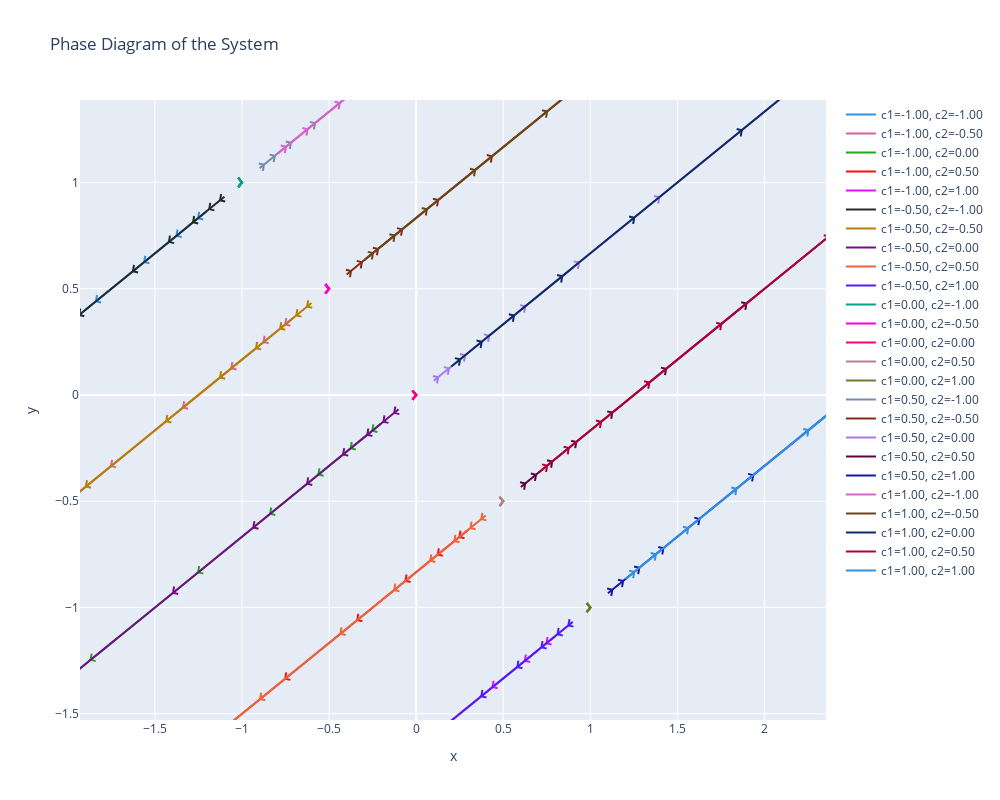

Notebook cell for this chart:
### Markdown cell above
## Ejemplo 1: Eigenvalores distintos, Sección 8.2 Zill 9na edicion

### Code cell
import numpy as np
import plotly.graph_objs as go
import plotly.express as px
import pandas as pd

# Define the reduced time range for the plot
t = np.linspace(-0.4, 0.4, 400)

# Define the constants c1 and c2
c1_values = np.linspace(-1, 1, 5)
c2_values = np.linspace(-1, 1, 5)

# Define a list of colors for the trajectories
colors = px.colors.qualitative.Dark24

# Initialize lists to hold the x, y, and labels
traces = []

# Generate and plot trajectories for different initial conditions
color_idx = 0
for c1 in c1_values:
    for c2 in c2_values:
        x = c1 * np.exp(4 * t) + c2 * np.exp(-t)
        y = (2/3) * c1 * np.exp(4 * t) - c2 * np.exp(-t)
        # x = c1 * np.exp(4 * t) + c2 * np.exp(-0*t)
        # y = (2/3) * c1 * np.exp(4 * t) - c2 * np.exp(-0*t)
        
        # Add the main trajectory
        trace = go.Scatter(
            x=x, y=y, mode='lines', 
            line=dict(color=colors[color_idx % len(colors)]),
            name=f'c1={c1:.2f}, c2={c2:.2f}'
        )
        traces.append(trace)
        
        # Add arrow markers along the trajectory
        arrow_interval = 50  # Add an arrow every 20 time steps
        for i in range(0, len(t) - arrow_interval, arrow_interval):
            x_mid = (x[i] + x[i + arrow_interval]) / 2
            y_mid = (y[i] + y[i + arrow_interval]) / 2
            u = x[i + arrow_interval] - x[i]
            v = y[i + arrow_interval] - y[i]
            angle = np.arctan2(v, u)
            arrow_x = [
                x_mid, 
                x_mid - 0.03 * np.cos(angle + np.pi / 4), 
                x_mid, 
                x_mid - 0.03 * np.cos(angle - np.pi / 4)
            ]
            arrow_y = [
                y_mid, 
                y_mid - 0.03 * np.sin(angle + np.pi / 4), 
                y_mid, 
                y_mid - 0.03 * np.sin(angle - np.pi / 4)
            ]
            arrow_trace = go.Scatter(
                x=arrow_x, y=arrow_y,
                mode='lines',
                line=dict(color=colors[color_idx % len(colors)], width=2),
                showlegend=False
            )
            traces.append(arrow_trace)
        
        color_idx += 1

# Define the layout
layout = go.Layout(
    title='Phase Diagram of the System',
    xaxis=dict(title='x'),
    yaxis=dict(title='y'),
    showlegend=True,
    width=1000,  # Set the width of the plot
    height=800   # Set the height of the plot
)

# Create the figure
fig = go.Figure(data=traces, layout=layout)

# Show the plot
fig.show()

### Figure 1 — Plotly figure (JSON) as saved in the notebook; plotly's stock layout.template omitted (floating-point values rounded to 4 significant figures; data arrays with more than 128 entries replaced by an {"elided": "..."} marker saying what was removed)
{"data": [{"line": {"color": "#2E91E5"}, "mode": "lines", "name": "c1=-1.00, c2=-1.00", "type": "scatter", "x": {"elided": "400 float values"}, "y": {"elided": "400 float values"}}, {"line": {"color": "#2E91E5", "width": 2}, "mode": "lines", "showlegend": false, "type": "scatter", "x": [-1.252, -1.246, -1.252, -1.222], "y": [0.8322, 0.8616, 0.8322, 0.8263]}, {"line": {"color": "#2E91E5", "width": 2}, "mode": "lines", "showlegend": false, "type": "scatter", "x": [-1.376, -1.37, -1.376, -1.346], "y": [0.7494, 0.7788, 0.7494, 0.7435]}, {"line": {"color": "#2E91E5", "width": 2}, "mode": "lines", "showlegend": false, "type": "scatter", "x": [-1.561, -1.555, -1.561, -1.532], "y": [0.6258, 0.6552, 0.6258, 0.6199]}, {"line": {"color": "#2E91E5", "width": 2}, "mode": "lines", "showlegend": false, "type": "scatter", "x": [-1.838, -1.832, -1.838, -1.809], "y": [0.4412, 0.4706, 0.4412, 0.4353]}, {"line": {"color": "#2E91E5", "width": 2}, "mode": "lines", "showlegend": false, "type": "scatter", "x": [-2.252, -2.246, -2.252, -2.222], "y": [0.1656, 0.195, 0.1656, 0.1597]}, {"line": {"color": "#2E91E5", "width": 2}, "mode": "lines", "showlegend": false, "type": "scatter", "x": [-2.869, -2.863, -2.869, -2.84], "y": [-0.2461, -0.2167, -0.2461, -0.252]}, {"line": {"color": "#2E91E5", "width": 2}, "mode": "lines", "showlegend": false, "type": "scatter", "x": [-3.791, -3.785, -3.791, -3.762], "y": [-0.8608, -0.8314, -0.8608, -0.8667]}, {"line": {"color": "#E15F99"}, "mode": "lines", "name": "c1=-1.00, c2=-0.50", "type": "scatter", "x": {"elided": "400 float values"}, "y": {"elided": "400 float values"}}, {"line": {"color": "#E15F99", "width": 2}, "mode": "lines", "showlegend": false, "type": "scatter", "x": [-0.7517, -0.7458, -0.7517, -0.7223], "y": [0.3322, 0.3616, 0.3322, 0.3263]}, {"line": {"color": "#E15F99", "width": 2}, "mode": "lines", "showlegend": false, "type": "scatter", "x": [-0.8759, -0.87, -0.8759, -0.8464], "y": [0.2494, 0.2788, 0.2494, 0.2435]}, {"line": {"color": "#E15F99", "width": 2}, "mode": "lines", "showlegend": false, "type": "scatter", "x": [-1.061, -1.055, -1.061, -1.032], "y": [0.1258, 0.1552, 0.1258, 0.1199]}, {"line": {"color": "#E15F99", "width": 2}, "mode": "lines", "showlegend": false, "type": "scatter", "x": [-1.338, -1.332, -1.338, -1.309], "y": [-0.05879, -0.02937, -0.05879, -0.06467]}, {"line": {"color": "#E15F99", "width": 2}, "mode": "lines", "showlegend": false, "type": "scatter", "x": [-1.752, -1.746, -1.752, -1.722], "y": [-0.3344, -0.305, -0.3344, -0.3403]}, {"line": {"color": "#E15F99", "width": 2}, "mode": "lines", "showlegend": false, "type": "scatter", "x": [-2.369, -2.363, -2.369, -2.34], "y": [-0.7461, -0.7167, -0.7461, -0.752]}, {"line": {"color": "#E15F99", "width": 2}, "mode": "lines", "showlegend": false, "type": "scatter", "x": [-3.291, -3.285, -3.291, -3.262], "y": [-1.361, -1.331, -1.361, -1.367]}, {"line": {"color": "#1CA71C"}, "mode": "lines", "name": "c1=-1.00, c2=0.00", "type": "scatter", "x": {"elided": "400 float values"}, "y": {"elided": "400 float values"}}, {"line": {"color": "#1CA71C", "width": 2}, "mode": "lines", "showlegend": false, "type": "scatter", "x": [-0.2517, -0.2458, -0.2517, -0.2223], "y": [-0.1678, -0.1384, -0.1678, -0.1737]}, {"line": {"color": "#1CA71C", "width": 2}, "mode": "lines", "showlegend": false, "type": "scatter", "x": [-0.3759, -0.37, -0.3759, -0.3464], "y": [-0.2506, -0.2212, -0.2506, -0.2565]}, {"line": {"color": "#1CA71C", "width": 2}, "mode": "lines", "showlegend": false, "type": "scatter", "x": [-0.5613, -0.5554, -0.5613, -0.5319], "y": [-0.3742, -0.3448, -0.3742, -0.3801]}, {"line": {"color": "#1CA71C", "width": 2}, "mode": "lines", "showlegend": false, "type": "scatter", "x": [-0.8382, -0.8323, -0.8382, -0.8088], "y": [-0.5588, -0.5294, -0.5588, -0.5647]}, {"line": {"color": "#1CA71C", "width": 2}, "mode": "lines", "showlegend": false, "type": "scatter", "x": [-1.252, -1.246, -1.252, -1.222], "y": [-0.8344, -0.805, -0.8344, -0.8403]}, {"line": {"color": "#1CA71C", "width": 2}, "mode": "lines", "showlegend": false, "type": "scatter", "x": [-1.869, -1.863, -1.869, -1.84], "y": [-1.246, -1.217, -1.246, -1.252]}, {"line": {"color": "#1CA71C", "width": 2}, "mode": "lines", "showlegend": false, "type": "scatter", "x": [-2.791, -2.785, -2.791, -2.762], "y": [-1.861, -1.831, -1.861, -1.867]}, {"line": {"color": "#FB0D0D"}, "mode": "lines", "name": "c1=-1.00, c2=0.50", "type": "scatter", "x": {"elided": "400 float values"}, "y": {"elided": "400 float values"}}, {"line": {"color": "#FB0D0D", "width": 2}, "mode": "lines", "showlegend": false, "type": "scatter", "x": [0.2483, 0.2542, 0.2483, 0.2777], "y": [-0.6678, -0.6384, -0.6678, -0.6737]}, {"line": {"color": "#FB0D0D", "width": 2}, "mode": "lines", "showlegend": false, "type": "scatter", "x": [0.1241, 0.13, 0.1241, 0.1536], "y": [-0.7506, -0.7212, -0.7506, -0.7565]}, {"line": {"color": "#FB0D0D", "width": 2}, "mode": "lines", "showlegend": false, "type": "scatter", "x": [-0.06128, -0.0554, -0.06128, -0.03187], "y": [-0.8742, -0.8448, -0.8742, -0.8801]}, {"line": {"color": "#FB0D0D", "width": 2}, "mode": "lines", "showlegend": false, "type": "scatter", "x": [-0.3382, -0.3323, -0.3382, -0.3088], "y": [-1.059, -1.029, -1.059, -1.065]}, {"line": {"color": "#FB0D0D", "width": 2}, "mode": "lines", "showlegend": false, "type": "scatter", "x": [-0.7517, -0.7458, -0.7517, -0.7223], "y": [-1.334, -1.305, -1.334, -1.34]}, {"line": {"color": "#FB0D0D", "width": 2}, "mode": "lines", "showlegend": false, "type": "scatter", "x": [-1.369, -1.363, -1.369, -1.34], "y": [-1.746, -1.717, -1.746, -1.752]}, {"line": {"color": "#FB0D0D", "width": 2}, "mode": "lines", "showlegend": false, "type": "scatter", "x": [-2.291, -2.285, -2.291, -2.262], "y": [-2.361, -2.331, -2.361, -2.367]}, {"line": {"color": "#DA16FF"}, "mode": "lines", "name": "c1=-1.00, c2=1.00", "type": "scatter", "x": {"elided": "400 float values"}, "y": {"elided": "400 float values"}}, {"line": {"color": "#DA16FF", "width": 2}, "mode": "lines", "showlegend": false, "type": "scatter", "x": [0.7483, 0.7542, 0.7483, 0.7777], "y": [-1.168, -1.138, -1.168, -1.174]}, {"line": {"color": "#DA16FF", "width": 2}, "mode": "lines", "showlegend": false, "type": "scatter", "x": [0.6241, 0.63, 0.6241, 0.6536], "y": [-1.251, -1.221, -1.251, -1.256]}, {"line": {"color": "#DA16FF", "width": 2}, "mode": "lines", "showlegend": false, "type": "scatter", "x": [0.4387, 0.4446, 0.4387, 0.4681], "y": [-1.374, -1.345, -1.374, -1.38]}, {"line": {"color": "#DA16FF", "width": 2}, "mode": "lines", "showlegend": false, "type": "scatter", "x": [0.1618, 0.1677, 0.1618, 0.1912], "y": [-1.559, -1.529, -1.559, -1.565]}, {"line": {"color": "#DA16FF", "width": 2}, "mode": "lines", "showlegend": false, "type": "scatter", "x": [-0.2517, -0.2458, -0.2517, -0.2223], "y": [-1.834, -1.805, -1.834, -1.84]}, {"line": {"color": "#DA16FF", "width": 2}, "mode": "lines", "showlegend": false, "type": "scatter", "x": [-0.8691, -0.8633, -0.8691, -0.8397], "y": [-2.246, -2.217, -2.246, -2.252]}, {"line": {"color": "#DA16FF", "width": 2}, "mode": "lines", "showlegend": false, "type": "scatter", "x": [-1.791, -1.785, -1.791, -1.762], "y": [-2.861, -2.831, -2.861, -2.867]}, {"line": {"color": "#222A2A"}, "mode": "lines", "name": "c1=-0.50, c2=-1.00", "type": "scatter", "x": {"elided": "400 float values"}, "y": {"elided": "400 float values"}}, {"line": {"color": "#222A2A", "width": 2}, "mode": "lines", "showlegend": false, "type": "scatter", "x": [-1.126, -1.12, -1.126, -1.096], "y": [0.9161, 0.9455, 0.9161, 0.9102]}, {"line": {"color": "#222A2A", "width": 2}, "mode": "lines", "showlegend": false, "type": "scatter", "x": [-1.188, -1.182, -1.188, -1.159], "y": [0.8747, 0.9041, 0.8747, 0.8688]}, {"line": {"color": "#222A2A", "width": 2}, "mode": "lines", "showlegend": false, "type": "scatter", "x": [-1.281, -1.275, -1.281, -1.251], "y": [0.8129, 0.8423, 0.8129, 0.807]}, {"line": {"color": "#222A2A", "width": 2}, "mode": "lines", "showlegend": false, "type": "scatter", "x": [-1.419, -1.413, -1.419, -1.39], "y": [0.7206, 0.75, 0.7206, 0.7147]}, {"line": {"color": "#222A2A", "width": 2}, "mode": "lines", "showlegend": false, "type": "scatter", "x": [-1.626, -1.62, -1.626, -1.596], "y": [0.5828, 0.6122, 0.5828, 0.5769]}, {"line": {"color": "#222A2A", "width": 2}, "mode": "lines", "showlegend": false, "type": "scatter", "x": [-1.935, -1.929, -1.935, -1.905], "y": [0.377, 0.4064, 0.377, 0.3711]}, {"line": {"color": "#222A2A", "width": 2}, "mode": "lines", "showlegend": false, "type": "scatter", "x": [-2.396, -2.39, -2.396, -2.366], "y": [0.06959, 0.09901, 0.06959, 0.06371]}, {"line": {"color": "#B68100"}, "mode": "lines", "name": "c1=-0.50, c2=-0.50", "type": "scatter", "x": {"elided": "400 float values"}, "y": {"elided": "400 float values"}}, {"line": {"color": "#B68100", "width": 2}, "mode": "lines", "showlegend": false, "type": "scatter", "x": [-0.6258, -0.62, -0.6258, -0.5964], "y": [0.4161, 0.4455, 0.4161, 0.4102]}, {"line": {"color": "#B68100", "width": 2}, "mode": "lines", "showlegend": false, "type": "scatter", "x": [-0.6879, -0.682, -0.6879, -0.6585], "y": [0.3747, 0.4041, 0.3747, 0.3688]}, {"line": {"color": "#B68100", "width": 2}, "mode": "lines", "showlegend": false, "type": "scatter", "x": [-0.7806, -0.7748, -0.7806, -0.7512], "y": [0.3129, 0.3423, 0.3129, 0.307]}, {"line": {"color": "#B68100", "width": 2}, "mode": "lines", "showlegend": false, "type": "scatter", "x": [-0.9191, -0.9132, -0.9191, -0.8897], "y": [0.2206, 0.25, 0.2206, 0.2147]}, {"line": {"color": "#B68100", "width": 2}, "mode": "lines", "showlegend": false, "type": "scatter", "x": [-1.126, -1.12, -1.126, -1.096], "y": [0.08278, 0.1122, 0.08278, 0.07689]}, {"line": {"color": "#B68100", "width": 2}, "mode": "lines", "showlegend": false, "type": "scatter", "x": [-1.435, -1.429, -1.435, -1.405], "y": [-0.123, -0.09363, -0.123, -0.1289]}, {"line": {"color": "#B68100", "width": 2}, "mode": "lines", "showlegend": false, "type": "scatter", "x": [-1.896, -1.89, -1.896, -1.866], "y": [-0.4304, -0.401, -0.4304, -0.4363]}, {"line": {"color": "#750D86"}, "mode": "lines", "name": "c1=-0.50, c2=0.00", "type": "scatter", "x": {"elided": "400 float values"}, "y": {"elided": "400 float values"}}, {"line": {"color": "#750D86", "width": 2}, "mode": "lines", "showlegend": false, "type": "scatter", "x": [-0.1258, -0.12, -0.1258, -0.09643], "y": [-0.0839, -0.05448, -0.0839, -0.08978]}, {"line": {"color": "#750D86", "width": 2}, "mode": "lines", "showlegend": false, "type": "scatter", "x": [-0.1879, -0.182, -0.1879, -0.1585], "y": [-0.1253, -0.09587, -0.1253, -0.1312]}, {"line": {"color": "#750D86", "width": 2}, "mode": "lines", "showlegend": false, "type": "scatter", "x": [-0.2806, -0.2748, -0.2806, -0.2512], "y": [-0.1871, -0.1577, -0.1871, -0.193]}, {"line": {"color": "#750D86", "width": 2}, "mode": "lines", "showlegend": false, "type": "scatter", "x": [-0.4191, -0.4132, -0.4191, -0.3897], "y": [-0.2794, -0.25, -0.2794, -0.2853]}, {"line": {"color": "#750D86", "width": 2}, "mode": "lines", "showlegend": false, "type": "scatter", "x": [-0.6258, -0.62, -0.6258, -0.5964], "y": [-0.4172, -0.3878, -0.4172, -0.4231]}, {"line": {"color": "#750D86", "width": 2}, "mode": "lines", "showlegend": false, "type": "scatter", "x": [-0.9346, -0.9287, -0.9346, -0.9052], "y": [-0.623, -0.5936, -0.623, -0.6289]}, {"line": {"color": "#750D86", "width": 2}, "mode": "lines", "showlegend": false, "type": "scatter", "x": [-1.396, -1.39, -1.396, -1.366], "y": [-0.9304, -0.901, -0.9304, -0.9363]}, {"line": {"color": "#EB663B"}, "mode": "lines", "name": "c1=-0.50, c2=0.50", "type": "scatter", "x": {"elided": "400 float values"}, "y": {"elided": "400 float values"}}, {"line": {"color": "#EB663B", "width": 2}, "mode": "lines", "showlegend": false, "type": "scatter", "x": [0.3742, 0.38, 0.3742, 0.4036], "y": [-0.5839, -0.5545, -0.5839, -0.5898]}, {"line": {"color": "#EB663B", "width": 2}, "mode": "lines", "showlegend": false, "type": "scatter", "x": [0.3121, 0.318, 0.3121, 0.3415], "y": [-0.6253, -0.5959, -0.6253, -0.6312]}, {"line": {"color": "#EB663B", "width": 2}, "mode": "lines", "showlegend": false, "type": "scatter", "x": [0.2194, 0.2252, 0.2194, 0.2488], "y": [-0.6871, -0.6577, -0.6871, -0.693]}, {"line": {"color": "#EB663B", "width": 2}, "mode": "lines", "showlegend": false, "type": "scatter", "x": [0.08091, 0.08679, 0.08091, 0.1103], "y": [-0.7794, -0.75, -0.7794, -0.7853]}, {"line": {"color": "#EB663B", "width": 2}, "mode": "lines", "showlegend": false, "type": "scatter", "x": [-0.1258, -0.12, -0.1258, -0.09642], "y": [-0.9172, -0.8878, -0.9172, -0.9231]}, {"line": {"color": "#EB663B", "width": 2}, "mode": "lines", "showlegend": false, "type": "scatter", "x": [-0.4346, -0.4287, -0.4346, -0.4052], "y": [-1.123, -1.094, -1.123, -1.129]}, {"line": {"color": "#EB663B", "width": 2}, "mode": "lines", "showlegend": false, "type": "scatter", "x": [-0.8956, -0.8897, -0.8956, -0.8662], "y": [-1.43, -1.401, -1.43, -1.436]}, {"line": {"color": "#511CFB"}, "mode": "lines", "name": "c1=-0.50, c2=1.00", "type": "scatter", "x": {"elided": "400 float values"}, "y": {"elided": "400 float values"}}, {"line": {"color": "#511CFB", "width": 2}, "mode": "lines", "showlegend": false, "type": "scatter", "x": [0.8742, 0.88, 0.8742, 0.9036], "y": [-1.084, -1.054, -1.084, -1.09]}, {"line": {"color": "#511CFB", "width": 2}, "mode": "lines", "showlegend": false, "type": "scatter", "x": [0.8121, 0.818, 0.8121, 0.8415], "y": [-1.125, -1.096, -1.125, -1.131]}, {"line": {"color": "#511CFB", "width": 2}, "mode": "lines", "showlegend": false, "type": "scatter", "x": [0.7194, 0.7252, 0.7194, 0.7488], "y": [-1.187, -1.158, -1.187, -1.193]}, {"line": {"color": "#511CFB", "width": 2}, "mode": "lines", "showlegend": false, "type": "scatter", "x": [0.5809, 0.5868, 0.5809, 0.6103], "y": [-1.279, -1.25, -1.279, -1.285]}, {"line": {"color": "#511CFB", "width": 2}, "mode": "lines", "showlegend": false, "type": "scatter", "x": [0.3742, 0.38, 0.3742, 0.4036], "y": [-1.417, -1.388, -1.417, -1.423]}, {"line": {"color": "#511CFB", "width": 2}, "mode": "lines", "showlegend": false, "type": "scatter", "x": [0.06543, 0.07131, 0.06543, 0.09485], "y": [-1.623, -1.594, -1.623, -1.629]}, {"line": {"color": "#511CFB", "width": 2}, "mode": "lines", "showlegend": false, "type": "scatter", "x": [-0.3956, -0.3897, -0.3956, -0.3662], "y": [-1.93, -1.901, -1.93, -1.936]}, {"line": {"color": "#00A08B"}, "mode": "lines", "name": "c1=0.00, c2=-1.00", "type": "scatter", "x": {"elided": "400 int values"}, "y": {"elided": "400 int values"}}, {"line": {"color": "#00A08B", "width": 2}, "mode": "lines", "showlegend": false, "type": "scatter", "x": [-1, -1.021, -1, -1.021], "y": [1, 0.9788, 1, 1.021]}, {"line": {"color": "#00A08B", "width": 2}, "mode": "lines", "showlegend": false, "type": "scatter", "x": [-1, -1.021, -1, -1.021], "y": [1, 0.9788, 1, 1.021]}, {"line": {"color": "#00A08B", "width": 2}, "mode": "lines", "showlegend": false, "type": "scatter", "x": [-1, -1.021, -1, -1.021], "y": [1, 0.9788, 1, 1.021]}, {"line": {"color": "#00A08B", "width": 2}, "mode": "lines", "showlegend": false, "type": "scatter", "x": [-1, -1.021, -1, -1.021], "y": [1, 0.9788, 1, 1.021]}, {"line": {"color": "#00A08B", "width": 2}, "mode": "lines", "showlegend": false, "type": "scatter", "x": [-1, -1.021, -1, -1.021], "y": [1, 0.9788, 1, 1.021]}, {"line": {"color": "#00A08B", "width": 2}, "mode": "lines", "showlegend": false, "type": "scatter", "x": [-1, -1.021, -1, -1.021], "y": [1, 0.9788, 1, 1.021]}, {"line": {"color": "#00A08B", "width": 2}, "mode": "lines", "showlegend": false, "type": "scatter", "x": [-1, -1.021, -1, -1.021], "y": [1, 0.9788, 1, 1.021]}, {"line": {"color": "#FB00D1"}, "mode": "lines", "name": "c1=0.00, c2=-0.50", "type": "scatter", "x": {"elided": "400 float values"}, "y": {"elided": "400 float values"}}, {"line": {"color": "#FB00D1", "width": 2}, "mode": "lines", "showlegend": false, "type": "scatter", "x": [-0.5, -0.5212, -0.5, -0.5212], "y": [0.5, 0.4788, 0.5, 0.5212]}, {"line": {"color": "#FB00D1", "width": 2}, "mode": "lines", "showlegend": false, "type": "scatter", "x": [-0.5, -0.5212, -0.5, -0.5212], "y": [0.5, 0.4788, 0.5, 0.5212]}, {"line": {"color": "#FB00D1", "width": 2}, "mode": "lines", "showlegend": false, "type": "scatter", "x": [-0.5, -0.5212, -0.5, -0.5212], "y": [0.5, 0.4788, 0.5, 0.5212]}, {"line": {"color": "#FB00D1", "width": 2}, "mode": "lines", "showlegend": false, "type": "scatter", "x": [-0.5, -0.5212, -0.5, -0.5212], "y": [0.5, 0.4788, 0.5, 0.5212]}, {"line": {"color": "#FB00D1", "width": 2}, "mode": "lines", "showlegend": false, "type": "scatter", "x": [-0.5, -0.5212, -0.5, -0.5212], "y": [0.5, 0.4788, 0.5, 0.5212]}, {"line": {"color": "#FB00D1", "width": 2}, "mode": "lines", "showlegend": false, "type": "scatter", "x": [-0.5, -0.5212, -0.5, -0.5212], "y": [0.5, 0.4788, 0.5, 0.5212]}, {"line": {"color": "#FB00D1", "width": 2}, "mode": "lines", "showlegend": false, "type": "scatter", "x": [-0.5, -0.5212, -0.5, -0.5212], "y": [0.5, 0.4788, 0.5, 0.5212]}, {"line": {"color": "#FC0080"}, "mode": "lines", "name": "c1=0.00, c2=0.00", "type": "scatter", "x": {"elided": "400 int values"}, "y": {"elided": "400 int values"}}, {"line": {"color": "#FC0080", "width": 2}, "mode": "lines", "showlegend": false, "type": "scatter", "x": [0, -0.02121, 0, -0.02121], "y": [0, -0.02121, 0, 0.02121]}, {"line": {"color": "#FC0080", "width": 2}, "mode": "lines", "showlegend": false, "type": "scatter", "x": [0, -0.02121, 0, -0.02121], "y": [0, -0.02121, 0, 0.02121]}, {"line": {"color": "#FC0080", "width": 2}, "mode": "lines", "showlegend": false, "type": "scatter", "x": [0, -0.02121, 0, -0.02121], "y": [0, -0.02121, 0, 0.02121]}, {"line": {"color": "#FC0080", "width": 2}, "mode": "lines", "showlegend": false, "type": "scatter", "x": [0, -0.02121, 0, -0.02121], "y": [0, -0.02121, 0, 0.02121]}, {"line": {"color": "#FC0080", "width": 2}, "mode": "lines", "showlegend": false, "type": "scatter", "x": [0, -0.02121, 0, -0.02121], "y": [0, -0.02121, 0, 0.02121]}, {"line": {"color": "#FC0080", "width": 2}, "mode": "lines", "showlegend": false, "type": "scatter", "x": [0, -0.02121, 0, -0.02121], "y": [0, -0.02121, 0, 0.02121]}, {"line": {"color": "#FC0080", "width": 2}, "mode": "lines", "showlegend": false, "type": "scatter", "x": [0, -0.02121, 0, -0.02121], "y": [0, -0.02121, 0, 0.02121]}, {"line": {"color": "#B2828D"}, "mode": "lines", "name": "c1=0.00, c2=0.50", "type": "scatter", "x": {"elided": "400 float values"}, "y": {"elided": "400 float values"}}, {"line": {"color": "#B2828D", "width": 2}, "mode": "lines", "showlegend": false, "type": "scatter", "x": [0.5, 0.4788, 0.5, 0.4788], "y": [-0.5, -0.5212, -0.5, -0.4788]}, {"line": {"color": "#B2828D", "width": 2}, "mode": "lines", "showlegend": false, "type": "scatter", "x": [0.5, 0.4788, 0.5, 0.4788], "y": [-0.5, -0.5212, -0.5, -0.4788]}, {"line": {"color": "#B2828D", "width": 2}, "mode": "lines", "showlegend": false, "type": "scatter", "x": [0.5, 0.4788, 0.5, 0.4788], "y": [-0.5, -0.5212, -0.5, -0.4788]}, {"line": {"color": "#B2828D", "width": 2}, "mode": "lines", "showlegend": false, "type": "scatter", "x": [0.5, 0.4788, 0.5, 0.4788], "y": [-0.5, -0.5212, -0.5, -0.4788]}, {"line": {"color": "#B2828D", "width": 2}, "mode": "lines", "showlegend": false, "type": "scatter", "x": [0.5, 0.4788, 0.5, 0.4788], "y": [-0.5, -0.5212, -0.5, -0.4788]}, {"line": {"color": "#B2828D", "width": 2}, "mode": "lines", "showlegend": false, "type": "scatter", "x": [0.5, 0.4788, 0.5, 0.4788], "y": [-0.5, -0.5212, -0.5, -0.4788]}, {"line": {"color": "#B2828D", "width": 2}, "mode": "lines", "showlegend": false, "type": "scatter", "x": [0.5, 0.4788, 0.5, 0.4788], "y": [-0.5, -0.5212, -0.5, -0.4788]}, {"line": {"color": "#6C7C32"}, "mode": "lines", "name": "c1=0.00, c2=1.00", "type": "scatter", "x": {"elided": "400 int values"}, "y": {"elided": "400 int values"}}, {"line": {"color": "#6C7C32", "width": 2}, "mode": "lines", "showlegend": false, "type": "scatter", "x": [1, 0.9788, 1, 0.9788], "y": [-1, -1.021, -1, -0.9788]}, {"line": {"color": "#6C7C32", "width": 2}, "mode": "lines", "showlegend": false, "type": "scatter", "x": [1, 0.9788, 1, 0.9788], "y": [-1, -1.021, -1, -0.9788]}, {"line": {"color": "#6C7C32", "width": 2}, "mode": "lines", "showlegend": false, "type": "scatter", "x": [1, 0.9788, 1, 0.9788], "y": [-1, -1.021, -1, -0.9788]}, {"line": {"color": "#6C7C32", "width": 2}, "mode": "lines", "showlegend": false, "type": "scatter", "x": [1, 0.9788, 1, 0.9788], "y": [-1, -1.021, -1, -0.9788]}, {"line": {"color": "#6C7C32", "width": 2}, "mode": "lines", "showlegend": false, "type": "scatter", "x": [1, 0.9788, 1, 0.9788], "y": [-1, -1.021, -1, -0.9788]}, {"line": {"color": "#6C7C32", "width": 2}, "mode": "lines", "showlegend": false, "type": "scatter", "x": [1, 0.9788, 1, 0.9788], "y": [-1, -1.021, -1, -0.9788]}, {"line": {"color": "#6C7C32", "width": 2}, "mode": "lines", "showlegend": false, "type": "scatter", "x": [1, 0.9788, 1, 0.9788], "y": [-1, -1.021, -1, -0.9788]}, {"line": {"color": "#778AAE"}, "mode": "lines", "name": "c1=0.50, c2=-1.00", "type": "scatter", "x": {"elided": "400 float values"}, "y": {"elided": "400 float values"}}, {"line": {"color": "#778AAE", "width": 2}, "mode": "lines", "showlegend": false, "type": "scatter", "x": [-0.8742, -0.88, -0.8742, -0.9036], "y": [1.084, 1.054, 1.084, 1.09]}, {"line": {"color": "#778AAE", "width": 2}, "mode": "lines", "showlegend": false, "type": "scatter", "x": [-0.8121, -0.818, -0.8121, -0.8415], "y": [1.125, 1.096, 1.125, 1.131]}, {"line": {"color": "#778AAE", "width": 2}, "mode": "lines", "showlegend": false, "type": "scatter", "x": [-0.7194, -0.7252, -0.7194, -0.7488], "y": [1.187, 1.158, 1.187, 1.193]}, {"line": {"color": "#778AAE", "width": 2}, "mode": "lines", "showlegend": false, "type": "scatter", "x": [-0.5809, -0.5868, -0.5809, -0.6103], "y": [1.279, 1.25, 1.279, 1.285]}, {"line": {"color": "#778AAE", "width": 2}, "mode": "lines", "showlegend": false, "type": "scatter", "x": [-0.3742, -0.38, -0.3742, -0.4036], "y": [1.417, 1.388, 1.417, 1.423]}, {"line": {"color": "#778AAE", "width": 2}, "mode": "lines", "showlegend": false, "type": "scatter", "x": [-0.06543, -0.07131, -0.06543, -0.09485], "y": [1.623, 1.594, 1.623, 1.629]}, {"line": {"color": "#778AAE", "width": 2}, "mode": "lines", "showlegend": false, "type": "scatter", "x": [0.3956, 0.3897, 0.3956, 0.3662], "y": [1.93, 1.901, 1.93, 1.936]}, {"line": {"color": "#862A16"}, "mode": "lines", "name": "c1=0.50, c2=-0.50", "type": "scatter", "x": {"elided": "400 float values"}, "y": {"elided": "400 float values"}}, {"line": {"color": "#862A16", "width": 2}, "mode": "lines", "showlegend": false, "type": "scatter", "x": [-0.3742, -0.38, -0.3742, -0.4036], "y": [0.5839, 0.5545, 0.5839, 0.5898]}, {"line": {"color": "#862A16", "width": 2}, "mode": "lines", "showlegend": false, "type": "scatter", "x": [-0.3121, -0.318, -0.3121, -0.3415], "y": [0.6253, 0.5959, 0.6253, 0.6312]}, {"line": {"color": "#862A16", "width": 2}, "mode": "lines", "showlegend": false, "type": "scatter", "x": [-0.2194, -0.2252, -0.2194, -0.2488], "y": [0.6871, 0.6577, 0.6871, 0.693]}, {"line": {"color": "#862A16", "width": 2}, "mode": "lines", "showlegend": false, "type": "scatter", "x": [-0.08091, -0.08679, -0.08091, -0.1103], "y": [0.7794, 0.75, 0.7794, 0.7853]}, {"line": {"color": "#862A16", "width": 2}, "mode": "lines", "showlegend": false, "type": "scatter", "x": [0.1258, 0.12, 0.1258, 0.09642], "y": [0.9172, 0.8878, 0.9172, 0.9231]}, {"line": {"color": "#862A16", "width": 2}, "mode": "lines", "showlegend": false, "type": "scatter", "x": [0.4346, 0.4287, 0.4346, 0.4052], "y": [1.123, 1.094, 1.123, 1.129]}, {"line": {"color": "#862A16", "width": 2}, "mode": "lines", "showlegend": false, "type": "scatter", "x": [0.8956, 0.8897, 0.8956, 0.8662], "y": [1.43, 1.401, 1.43, 1.436]}, {"line": {"color": "#A777F1"}, "mode": "lines", "name": "c1=0.50, c2=0.00", "type": "scatter", "x": {"elided": "400 float values"}, "y": {"elided": "400 float values"}}, {"line": {"color": "#A777F1", "width": 2}, "mode": "lines", "showlegend": false, "type": "scatter", "x": [0.1258, 0.12, 0.1258, 0.09643], "y": [0.0839, 0.05448, 0.0839, 0.08978]}, {"line": {"color": "#A777F1", "width": 2}, "mode": "lines", "showlegend": false, "type": "scatter", "x": [0.1879, 0.182, 0.1879, 0.1585], "y": [0.1253, 0.09587, 0.1253, 0.1312]}, {"line": {"color": "#A777F1", "width": 2}, "mode": "lines", "showlegend": false, "type": "scatter", "x": [0.2806, 0.2748, 0.2806, 0.2512], "y": [0.1871, 0.1577, 0.1871, 0.193]}, {"line": {"color": "#A777F1", "width": 2}, "mode": "lines", "showlegend": false, "type": "scatter", "x": [0.4191, 0.4132, 0.4191, 0.3897], "y": [0.2794, 0.25, 0.2794, 0.2853]}, {"line": {"color": "#A777F1", "width": 2}, "mode": "lines", "showlegend": false, "type": "scatter", "x": [0.6258, 0.62, 0.6258, 0.5964], "y": [0.4172, 0.3878, 0.4172, 0.4231]}, {"line": {"color": "#A777F1", "width": 2}, "mode": "lines", "showlegend": false, "type": "scatter", "x": [0.9346, 0.9287, 0.9346, 0.9052], "y": [0.623, 0.5936, 0.623, 0.6289]}, {"line": {"color": "#A777F1", "width": 2}, "mode": "lines", "showlegend": false, "type": "scatter", "x": [1.396, 1.39, 1.396, 1.366], "y": [0.9304, 0.901, 0.9304, 0.9363]}, {"line": {"color": "#620042"}, "mode": "lines", "name": "c1=0.50, c2=0.50", "type": "scatter", "x": {"elided": "400 float values"}, "y": {"elided": "400 float values"}}, {"line": {"color": "#620042", "width": 2}, "mode": "lines", "showlegend": false, "type": "scatter", "x": [0.6258, 0.62, 0.6258, 0.5964], "y": [-0.4161, -0.4455, -0.4161, -0.4102]}, {"line": {"color": "#620042", "width": 2}, "mode": "lines", "showlegend": false, "type": "scatter", "x": [0.6879, 0.682, 0.6879, 0.6585], "y": [-0.3747, -0.4041, -0.3747, -0.3688]}, {"line": {"color": "#620042", "width": 2}, "mode": "lines", "showlegend": false, "type": "scatter", "x": [0.7806, 0.7748, 0.7806, 0.7512], "y": [-0.3129, -0.3423, -0.3129, -0.307]}, {"line": {"color": "#620042", "width": 2}, "mode": "lines", "showlegend": false, "type": "scatter", "x": [0.9191, 0.9132, 0.9191, 0.8897], "y": [-0.2206, -0.25, -0.2206, -0.2147]}, {"line": {"color": "#620042", "width": 2}, "mode": "lines", "showlegend": false, "type": "scatter", "x": [1.126, 1.12, 1.126, 1.096], "y": [-0.08278, -0.1122, -0.08278, -0.07689]}, {"line": {"color": "#620042", "width": 2}, "mode": "lines", "showlegend": false, "type": "scatter", "x": [1.435, 1.429, 1.435, 1.405], "y": [0.123, 0.09363, 0.123, 0.1289]}, {"line": {"color": "#620042", "width": 2}, "mode": "lines", "showlegend": false, "type": "scatter", "x": [1.896, 1.89, 1.896, 1.866], "y": [0.4304, 0.401, 0.4304, 0.4363]}, {"line": {"color": "#1616A7"}, "mode": "lines", "name": "c1=0.50, c2=1.00", "type": "scatter", "x": {"elided": "400 float values"}, "y": {"elided": "400 float values"}}, {"line": {"color": "#1616A7", "width": 2}, "mode": "lines", "showlegend": false, "type": "scatter", "x": [1.126, 1.12, 1.126, 1.096], "y": [-0.9161, -0.9455, -0.9161, -0.9102]}, {"line": {"color": "#1616A7", "width": 2}, "mode": "lines", "showlegend": false, "type": "scatter", "x": [1.188, 1.182, 1.188, 1.159], "y": [-0.8747, -0.9041, -0.8747, -0.8688]}, {"line": {"color": "#1616A7", "width": 2}, "mode": "lines", "showlegend": false, "type": "scatter", "x": [1.281, 1.275, 1.281, 1.251], "y": [-0.8129, -0.8423, -0.8129, -0.807]}, {"line": {"color": "#1616A7", "width": 2}, "mode": "lines", "showlegend": false, "type": "scatter", "x": [1.419, 1.413, 1.419, 1.39], "y": [-0.7206, -0.75, -0.7206, -0.7147]}, {"line": {"color": "#1616A7", "width": 2}, "mode": "lines", "showlegend": false, "type": "scatter", "x": [1.626, 1.62, 1.626, 1.596], "y": [-0.5828, -0.6122, -0.5828, -0.5769]}, {"line": {"color": "#1616A7", "width": 2}, "mode": "lines", "showlegend": false, "type": "scatter", "x": [1.935, 1.929, 1.935, 1.905], "y": [-0.377, -0.4064, -0.377, -0.3711]}, {"line": {"color": "#1616A7", "width": 2}, "mode": "lines", "showlegend": false, "type": "scatter", "x": [2.396, 2.39, 2.396, 2.366], "y": [-0.06959, -0.09901, -0.06959, -0.06371]}, {"line": {"color": "#DA60CA"}, "mode": "lines", "name": "c1=1.00, c2=-1.00", "type": "scatter", "x": {"elided": "400 float values"}, "y": {"elided": "400 float values"}}, {"line": {"color": "#DA60CA", "width": 2}, "mode": "lines", "showlegend": false, "type": "scatter", "x": [-0.7483, -0.7542, -0.7483, -0.7777], "y": [1.168, 1.138, 1.168, 1.174]}, {"line": {"color": "#DA60CA", "width": 2}, "mode": "lines", "showlegend": false, "type": "scatter", "x": [-0.6241, -0.63, -0.6241, -0.6536], "y": [1.251, 1.221, 1.251, 1.256]}, {"line": {"color": "#DA60CA", "width": 2}, "mode": "lines", "showlegend": false, "type": "scatter", "x": [-0.4387, -0.4446, -0.4387, -0.4681], "y": [1.374, 1.345, 1.374, 1.38]}, {"line": {"color": "#DA60CA", "width": 2}, "mode": "lines", "showlegend": false, "type": "scatter", "x": [-0.1618, -0.1677, -0.1618, -0.1912], "y": [1.559, 1.529, 1.559, 1.565]}, {"line": {"color": "#DA60CA", "width": 2}, "mode": "lines", "showlegend": false, "type": "scatter", "x": [0.2517, 0.2458, 0.2517, 0.2223], "y": [1.834, 1.805, 1.834, 1.84]}, {"line": {"color": "#DA60CA", "width": 2}, "mode": "lines", "showlegend": false, "type": "scatter", "x": [0.8691, 0.8633, 0.8691, 0.8397], "y": [2.246, 2.217, 2.246, 2.252]}, {"line": {"color": "#DA60CA", "width": 2}, "mode": "lines", "showlegend": false, "type": "scatter", "x": [1.791, 1.785, 1.791, 1.762], "y": [2.861, 2.831, 2.861, 2.867]}, {"line": {"color": "#6C4516"}, "mode": "lines", "name": "c1=1.00, c2=-0.50", "type": "scatter", "x": {"elided": "400 float values"}, "y": {"elided": "400 float values"}}, {"line": {"color": "#6C4516", "width": 2}, "mode": "lines", "showlegend": false, "type": "scatter", "x": [-0.2483, -0.2542, -0.2483, -0.2777], "y": [0.6678, 0.6384, 0.6678, 0.6737]}, {"line": {"color": "#6C4516", "width": 2}, "mode": "lines", "showlegend": false, "type": "scatter", "x": [-0.1241, -0.13, -0.1241, -0.1536], "y": [0.7506, 0.7212, 0.7506, 0.7565]}, {"line": {"color": "#6C4516", "width": 2}, "mode": "lines", "showlegend": false, "type": "scatter", "x": [0.06128, 0.0554, 0.06128, 0.03187], "y": [0.8742, 0.8448, 0.8742, 0.8801]}, {"line": {"color": "#6C4516", "width": 2}, "mode": "lines", "showlegend": false, "type": "scatter", "x": [0.3382, 0.3323, 0.3382, 0.3088], "y": [1.059, 1.029, 1.059, 1.065]}, {"line": {"color": "#6C4516", "width": 2}, "mode": "lines", "showlegend": false, "type": "scatter", "x": [0.7517, 0.7458, 0.7517, 0.7223], "y": [1.334, 1.305, 1.334, 1.34]}, {"line": {"color": "#6C4516", "width": 2}, "mode": "lines", "showlegend": false, "type": "scatter", "x": [1.369, 1.363, 1.369, 1.34], "y": [1.746, 1.717, 1.746, 1.752]}, {"line": {"color": "#6C4516", "width": 2}, "mode": "lines", "showlegend": false, "type": "scatter", "x": [2.291, 2.285, 2.291, 2.262], "y": [2.361, 2.331, 2.361, 2.367]}, {"line": {"color": "#0D2A63"}, "mode": "lines", "name": "c1=1.00, c2=0.00", "type": "scatter", "x": {"elided": "400 float values"}, "y": {"elided": "400 float values"}}, {"line": {"color": "#0D2A63", "width": 2}, "mode": "lines", "showlegend": false, "type": "scatter", "x": [0.2517, 0.2458, 0.2517, 0.2223], "y": [0.1678, 0.1384, 0.1678, 0.1737]}, {"line": {"color": "#0D2A63", "width": 2}, "mode": "lines", "showlegend": false, "type": "scatter", "x": [0.3759, 0.37, 0.3759, 0.3464], "y": [0.2506, 0.2212, 0.2506, 0.2565]}, {"line": {"color": "#0D2A63", "width": 2}, "mode": "lines", "showlegend": false, "type": "scatter", "x": [0.5613, 0.5554, 0.5613, 0.5319], "y": [0.3742, 0.3448, 0.3742, 0.3801]}, {"line": {"color": "#0D2A63", "width": 2}, "mode": "lines", "showlegend": false, "type": "scatter", "x": [0.8382, 0.8323, 0.8382, 0.8088], "y": [0.5588, 0.5294, 0.5588, 0.5647]}, {"line": {"color": "#0D2A63", "width": 2}, "mode": "lines", "showlegend": false, "type": "scatter", "x": [1.252, 1.246, 1.252, 1.222], "y": [0.8344, 0.805, 0.8344, 0.8403]}, {"line": {"color": "#0D2A63", "width": 2}, "mode": "lines", "showlegend": false, "type": "scatter", "x": [1.869, 1.863, 1.869, 1.84], "y": [1.246, 1.217, 1.246, 1.252]}, {"line": {"color": "#0D2A63", "width": 2}, "mode": "lines", "showlegend": false, "type": "scatter", "x": [2.791, 2.785, 2.791, 2.762], "y": [1.861, 1.831, 1.861, 1.867]}, {"line": {"color": "#AF0038"}, "mode": "lines", "name": "c1=1.00, c2=0.50", "type": "scatter", "x": {"elided": "400 float values"}, "y": {"elided": "400 float values"}}, {"line": {"color": "#AF0038", "width": 2}, "mode": "lines", "showlegend": false, "type": "scatter", "x": [0.7517, 0.7458, 0.7517, 0.7223], "y": [-0.3322, -0.3616, -0.3322, -0.3263]}, {"line": {"color": "#AF0038", "width": 2}, "mode": "lines", "showlegend": false, "type": "scatter", "x": [0.8759, 0.87, 0.8759, 0.8464], "y": [-0.2494, -0.2788, -0.2494, -0.2435]}, {"line": {"color": "#AF0038", "width": 2}, "mode": "lines", "showlegend": false, "type": "scatter", "x": [1.061, 1.055, 1.061, 1.032], "y": [-0.1258, -0.1552, -0.1258, -0.1199]}, {"line": {"color": "#AF0038", "width": 2}, "mode": "lines", "showlegend": false, "type": "scatter", "x": [1.338, 1.332, 1.338, 1.309], "y": [0.05879, 0.02937, 0.05879, 0.06467]}, {"line": {"color": "#AF0038", "width": 2}, "mode": "lines", "showlegend": false, "type": "scatter", "x": [1.752, 1.746, 1.752, 1.722], "y": [0.3344, 0.305, 0.3344, 0.3403]}, {"line": {"color": "#AF0038", "width": 2}, "mode": "lines", "showlegend": false, "type": "scatter", "x": [2.369, 2.363, 2.369, 2.34], "y": [0.7461, 0.7167, 0.7461, 0.752]}, {"line": {"color": "#AF0038", "width": 2}, "mode": "lines", "showlegend": false, "type": "scatter", "x": [3.291, 3.285, 3.291, 3.262], "y": [1.361, 1.331, 1.361, 1.367]}, {"line": {"color": "#2E91E5"}, "mode": "lines", "name": "c1=1.00, c2=1.00", "type": "scatter", "x": {"elided": "400 float values"}, "y": {"elided": "400 float values"}}, {"line": {"color": "#2E91E5", "width": 2}, "mode": "lines", "showlegend": false, "type": "scatter", "x": [1.252, 1.246, 1.252, 1.222], "y": [-0.8322, -0.8616, -0.8322, -0.8263]}, {"line": {"color": "#2E91E5", "width": 2}, "mode": "lines", "showlegend": false, "type": "scatter", "x": [1.376, 1.37, 1.376, 1.346], "y": [-0.7494, -0.7788, -0.7494, -0.7435]}, {"line": {"color": "#2E91E5", "width": 2}, "mode": "lines", "showlegend": false, "type": "scatter", "x": [1.561, 1.555, 1.561, 1.532], "y": [-0.6258, -0.6552, -0.6258, -0.6199]}, {"line": {"color": "#2E91E5", "width": 2}, "mode": "lines", "showlegend": false, "type": "scatter", "x": [1.838, 1.832, 1.838, 1.809], "y": [-0.4412, -0.4706, -0.4412, -0.4353]}, {"line": {"color": "#2E91E5", "width": 2}, "mode": "lines", "showlegend": false, "type": "scatter", "x": [2.252, 2.246, 2.252, 2.222], "y": [-0.1656, -0.195, -0.1656, -0.1597]}, {"line": {"color": "#2E91E5", "width": 2}, "mode": "lines", "showlegend": false, "type": "scatter", "x": [2.869, 2.863, 2.869, 2.84], "y": [0.2461, 0.2167, 0.2461, 0.252]}, {"line": {"color": "#2E91E5", "width": 2}, "mode": "lines", "showlegend": false, "type": "scatter", "x": [3.791, 3.785, 3.791, 3.762], "y": [0.8608, 0.8314, 0.8608, 0.8667]}], "layout": {"height": 800, "showlegend": true, "title": {"text": "Phase Diagram of the System"}, "width": 1000, "xaxis": {"autorange": false, "range": [-1.93, 2.353], "title": {"text": "x"}, "type": "linear"}, "yaxis": {"autorange": false, "range": [-1.529, 1.388], "title": {"text": "y"}, "type": "linear"}}}
